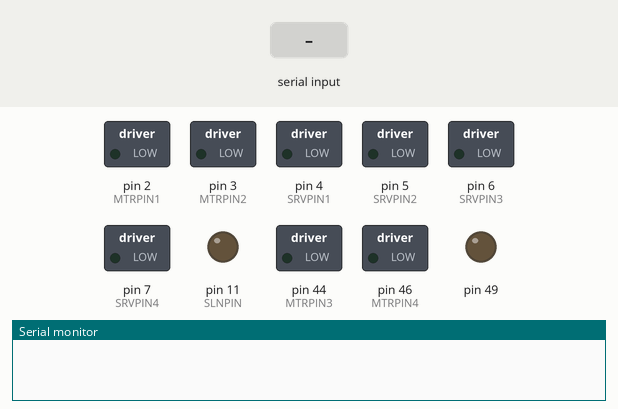
Bench run of a sketch on a simulated Arduino Mega 2560, built with avr-gcc and run on an emulated ATmega2560. On the bench: switched loads named in the sketch (green lamp = pin HIGH), output pins drawn as LEDs (lit = HIGH), the last lines printed to the serial monitor. The inputs (shaded band) are chosen by the test bench.

Above: at 1.2 s.
1.3 s: byte 254 (254) received over Serial
2.8 s: byte 255 (255) received over Serial
4.3 s: "1" received over Serial
5.8 s: byte 255 (255) received over Serial
At 6.4 s:
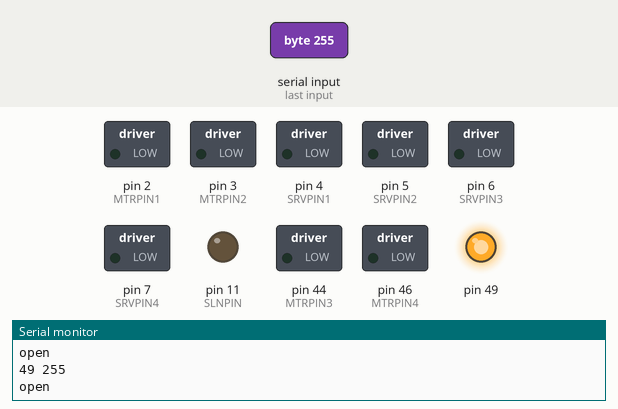
7.3 s: "0" received over Serial
At 8.7 s:
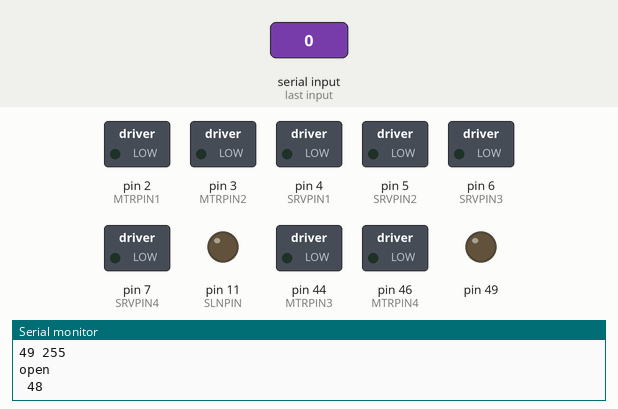
Timing chart, 0 to 9.8 s (numbered marks = the images above; inputs shaded):
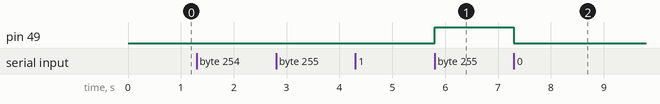

The sketch:

PrototypeBoard.ino
```cpp
/*
 PHOBOS (Sonoscopia)
 #Prototype Board
 4 DC motor control, 4 servo control, 1 solenoid control
 External Libs: Servo, MIDI
*/
#define VIN 12 // set value according to external(non-USB) input voltage
#define SMAXV 12 // define solenoid max voltage
#define SMINV 5 // define solenoid min voltage
#define MMAXV 5 // define motor max voltage
// ports
#define SLNPIN 11
#define SRVPIN1 4
#define SRVPIN2 5
#define SRVPIN3 6
#define SRVPIN4 7
#define MTRPIN1 2
#define MTRPIN2 3
#define MTRPIN3 44
#define MTRPIN4 46
// MIDI note relative to port
byte notes[] = {2, 3, 44, 46, 4, 5, 6, 7, 11};

boolean incoming = false;
byte in, num, val, count = 0;

void setup(){
  Serial.begin(9600);
  pinMode(SLNPIN, OUTPUT);
  pinMode(SRVPIN1, OUTPUT);
  pinMode(SRVPIN2, OUTPUT);
  pinMode(SRVPIN3, OUTPUT);
  pinMode(SRVPIN4, OUTPUT);
  pinMode(MTRPIN1, OUTPUT);
  pinMode(MTRPIN2, OUTPUT);
  pinMode(MTRPIN3, OUTPUT);
  pinMode(MTRPIN4, OUTPUT);
}

void loop(){
  if(Serial.available()){
    in = Serial.read();
    if(in == 254) { incoming = false; count = 0; Serial.println("closed"); }
    //
    if(incoming == true){
      switch(count){
        case 0:
          num = in;
          count++;
          Serial.print(in);
        break;

        case 1:
          val = in;
          analogWrite(num, val<<1);
          Serial.print(" ");
          Serial.println(val);
        break;

        default:
          break;
      }
    }
    //
    if(in == 255) { incoming = true; Serial.println("open");}
  }
  delay(1);
}

// Convert voltages to bytes (0..255)
byte voltage2byte(float v){
  return (255*v)/VIN;
}

// Convert velocity to byte
byte velocity2byte(byte v){
  return v << 1;
}

// Convert midi note number to port number
byte note2port(byte n){
  return notes[n];
  }
```

Measured:
- after the input at 5.8 s, pin 49: LOW → HIGH at once
- after the input at 7.3 s, pin 49: HIGH → LOW at once
